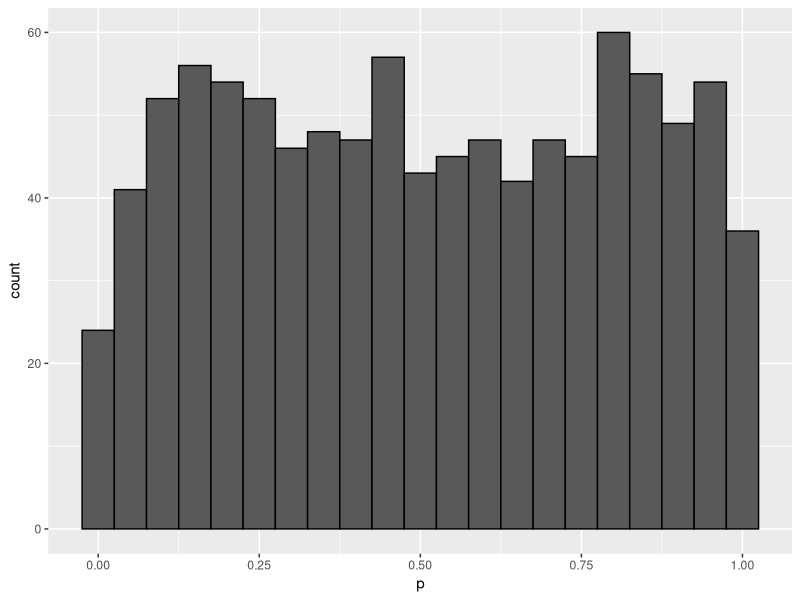

Write the R code that produced this figure. (Note: this script raises an error after producing the figure.)
## ---- chunk 1
knitr::opts_chunk$set(echo = TRUE, comment = "", fig.align = "center")
## ---- chunk 2
knitr::include_graphics(
"https://d33wubrfki0l68.cloudfront.net/1dff819e743f280bbab1c55f8f063e60b6a0d2fb/2269e/diagrams/fp.png")
## ---- chunk 3
randomize <- function(f) f(runif(100))
randomize(mean)
randomize(sum)
## ---- chunk 4
integrate(dnorm, lower = 0, upper = Inf)
## ---- chunk 5
library(tidyverse)
## ---- chunk 6
map(1:3, function(x) x^2)  ## using anonymous or lambda function
## ---- chunk 7
knitr::include_graphics(
"https://d33wubrfki0l68.cloudfront.net/f0494d020aa517ae7b1011cea4c4a9f21702df8b/2577b/diagrams/functionals/map.png"
)
## ---- chunk 8
map_chr(mtcars, is.numeric)  ## remember that data frames are lists of lists.
map_dbl(mtcars, max) %>% 
  map_dbl(round, digits = 1) ## using dot-dot-dot 
## ---- chunk 9
identical(
  map_dbl(mtcars, ~ length(unique(..1))),          ## twiddle syntax
  map_dbl(mtcars, function(x) length(unique(x)))   ## alternative
  )

map(1:3, ~ rnorm(10)) %>% str()                         ## twiddle syntax
map(1:3, function(x) rnorm(10)) %>% str()               ## alternative
replicate(n = 3, rnorm(10), simplify = FALSE) %>% str() ## other alternative
## ---- chunk 10
knitr::include_graphics(
"https://d33wubrfki0l68.cloudfront.net/6d0b927ba5266f886cc721ae090afcc5e872a748/f8636/diagrams/functionals/map-arg-flipped.png"
)
## ---- chunk 11
draws <- rcauchy(1000)
trims <- c(0, 0.1, 0.2, 0.5)

map_dbl(trims, ~ mean(draws, trim = ..1))
map_dbl(trims, function(input) mean(x = draws, trim = input))
map_dbl(trims, mean, x = draws) ## using R's flexible argument matching
## ---- chunk 12
base::split(mtcars, mtcars$cyl) %>% ## split data frame into three, by cyl
  map(function(df) lm(mpg ~ wt, data = df)) %>% ## fit linear model three times
  map(coefficients) %>% ## access coefficients
  map_dbl(pluck, "wt")  ## extract slope

## Loop alternative
slopes <- vector("double", 3)
for (i in seq_along(slopes)) {
  model <- lm(mpg ~ wt, data = base::split(mtcars, mtcars$cyl)[[i]])
  slopes[[i]] <- coef(model)[["wt"]]
}
slopes
## ---- chunk 13
as_mapper(~runif(2))
as_mapper(runif(2))
## ---- chunk 14
identical(map(1:3, 1), map(1:3, pluck, 1))
## ---- chunk 15
# 1. Compute the standard deviation of every column in a numeric data frame.
map_dbl(mtcars, sd)

# 2. Compute the standard deviation of every numeric column in a mixed data frame.
index <- map_lgl(iris, is.numeric)
map_dbl(iris[index], sd)

# Compute the number of levels for every factor in a data frame.
map(iris[!index], attr, which = "levels")
## ---- chunk 16
trials <- map(1:1000, ~ t.test(rpois(10, 10), rpois(7, 10)))

tibble(p = map_dbl(trials, "p.value")) %>% 
  ggplot(aes(p)) + geom_histogram(binwidth = 0.05, color = "black")
## ---- chunk 17
formulas <- list(
  mpg ~ disp,
  mpg ~ I(1 / disp),
  mpg ~ disp + wt,
  mpg ~ I(1 / disp) + wt
)

formulas %>% 
  map(~ lm(..1, data = mtcars)) %>% 
  map(coefficients)
## ---- chunk 18
bootstrap <- function(df) {
  df[sample(nrow(df), replace = TRUE), , drop = FALSE]
}

bootstraps <- map(1:10, ~ bootstrap(mtcars))

bootstraps %>% 
  map(function(df) lm(mpg ~ disp, data = df)) %>% 
  map(summary) %>% 
  map_dbl("r.squared") ## extractor 
## ---- chunk 19
df <- data.frame(
  x = 1:3,
  y = 6:4
)

map(df, scale) %>% str()  ## returns a list
modify(df, scale)         ## returns a data.frame
## ---- chunk 20
## Example: finding a weighted mean
x <- map(1:5, ~ rnorm(20))
wt <- map(1:5, ~ runif(20))

weighted.mean(x[[1]], wt[[1]]) ## first element of each list

## Passing wt as an additional argument doesn’t work because arguments
## after .f are not transformed:
map(x, weighted.mean, w = wt) 
## ---- chunk 21
x[[3]][[3]] <- NA
map2_dbl(x, wt, weighted.mean)
map2_dbl(x, wt, weighted.mean, na.rm = TRUE)
## ---- chunk 22
knitr::include_graphics(
"https://d33wubrfki0l68.cloudfront.net/7a545699ff7069a98329fcfbe6e42b734507eb16/211a5/diagrams/functionals/map2-arg.png"
)
## ---- chunk 23
eat_fruit <- function(x) {
  cat("Eat some more ", x, "!\n", sep = "")
}

sample(fruit, size = 5) %>% 
  map(eat_fruit)
## ---- chunk 24
sample(fruit, size = 5) %>% 
  walk(eat_fruit)

walk(1:5, ~ rnorm(10))
## ---- chunk 25
temp <- tempfile()
dir.create(temp)

species <- split(iris, iris$Species)  ## list of three
paths <- file.path(temp, paste0("species-", names(species), ".rds"))
walk2(species, paths, write_rds)

list.files(temp)
read_rds(paste0(temp, "/species-setosa.rds")) %>% head()
## ---- chunk 26
## example: constructing labels
imap_chr(iris, ~ paste0("The first value in ", ..2, " is ", ..1[[1]]))
## ---- chunk 27
identical(
  pmap_dbl(list(x, wt), weighted.mean),
  map2_dbl(x, wt, weighted.mean)
  )
## ---- chunk 28
knitr::include_graphics(
"https://d33wubrfki0l68.cloudfront.net/2eb2eefe34ad6d114da2a22df42deac8511b4788/5a538/diagrams/functionals/pmap-arg.png"
)
## ---- chunk 29
draws <- rcauchy(1000)
trims <- c(0, 0.1, 0.2, 0.5)

identical(
  map_dbl(trims, function(input) mean(x = draws, trim = input)),
  pmap_dbl(list(trim = trims), mean, x = draws)
  )
## ---- chunk 30
params <- data.frame(       ## Here, the column names
  n = c(1, 3, 5),           ## are critical!
  mean = c(0, 10, 1000),
  sd = c(1, 10, 100)
)

params

pmap(params, rnorm)
## ---- chunk 31
temp <- tempfile()
dir.create(temp)

cyls <- split(mtcars, mtcars$cyl)
paths <- file.path(temp, paste0("cyl-", names(cyls), ".csv"))

## ORIGINAL
walk2(cyls, paths, write.csv)
list.files(temp)

## RE-WRITE
names(cyls) <- paths      ## Disadvantage: names are overwritten
iwalk(cyls, ~ write.csv)  ## Advantage: code is slightly shorter
list.files(temp)
## ---- chunk 32
knitr::include_graphics(
"https://d33wubrfki0l68.cloudfront.net/9c239e1227c69b7a2c9c2df234c21f3e1c74dd57/eec0e/diagrams/functionals/reduce.png"
)
## ---- chunk 33
fruit_lists <- map(1:4, ~sample(fruit, 35))

## This...
fruit_lists[[1]] %>% 
  intersect(fruit_lists[[2]]) %>% 
  intersect(fruit_lists[[3]]) %>% 
  intersect(fruit_lists[[4]]) 

## ...is equivalent to this
reduce(fruit_lists, intersect)


## ---- chunk 34
accumulate(fruit_lists, intersect)
## ---- chunk 35
x <- c(4, 3, 10, 12)
reduce(x, `+`) ## sum()
accumulate(x, `+`) ## cumsum()
